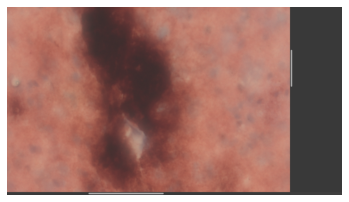
#> input picture 0_Training20xgraft.tif.png, 349 x 202 px
$ python -i Threshold_Colocalise.py   (imports and definitions only)   (older library calls are emulated)
#> lines starting #> are read from the running program, lines starting #| are printed output that depends on the picture; after the words box and inside, x2 and y2 are one past the last pixel; in counts of white or black regions, pixels touching at a corner belong together
#!/usr/bin/env python3
# -*- coding: utf-8 -*-
"""
Created on Sun Oct 24 21:43:28 2021

@author: atte
"""
import cv2
import numpy as np
import matplotlib.pyplot as plt
from PIL import Image, ImageEnhance
from skimage.filters import threshold_otsu
from PIL import Image, ImageFilter
from skimage import measure, filters
import scandir
from skimage.feature import peak_local_max
from skimage.morphology import watershed
from scipy import ndimage as ndi
import os
from skimage.segmentation import watershed
from skimage.feature import peak_local_max

import sys

# Load image, grayscale, Otsu's threshold
h_path = '/home/atte/Documents/PD_images/batch6/DAB15/DAB_15s_hunu_segm.png'
h_path = '/home/atte/Documents/PD_images/batch6/10ep_Alldat_kaggleDice_S_DAB_Hunu_15sec_512.png'
h_path = '/home/atte/Documents/PD_images/batch6/DAB15/u2_5ep_bs128_dice_DAB_15sec_512.png'
h_path ='/home/atte/Desktop/quick/U2_ep3_Alldat_bs128_dice_DAB_15sec_s736.png'
# h_path = '/home/inf-54-2020/experimental_cop/All_imgs_segm/u2_5ep_bs128_dice_DAB_15sec_512.png'
c_path = '/home/atte/Documents/PD_images/batch6/DAB15/DAB_15sec_col1a1.png'
c_path = '/home/atte/Desktop/quick/col1a1_DAB15sec.png'
outp = '/home/atte/Documents/PD_images/batch6/'

#for the images segmented with script U2.py need to invert colours
from skimage.morphology import disk
from scipy.ndimage.filters import gaussian_filter
from skimage import util
import cv2
import numpy as np
import PIL
import os
import re
from watershed_hunu import *
from PIL import Image, ImageFilter
from skimage.filters import threshold_otsu, rank
import scandir
#go over the deconvolved folder, find folders that have Segmented in their names, enter the folder
#and apply hunu_ch_import_TH on it. Find the corresponding col1a1 image , threshold

def hunu_ch_import_TH(im_path, radius, sigma):
    img = cv2.imread(im_path,0)
    selem = disk(radius)
    im_blur = gaussian_filter(img, sigma=sigma)

    print(im_blur.shape)
    local_otsu = rank.otsu(im_blur, selem)
    binary = im_blur >= local_otsu

    print(binary.dtype)
    binary = binary.astype(np.uint8)


    return binary
#cv2.imwrite('/home/atte/Documents/PD_images/batch6/t.png', threshInv)

def col1a1_ch_import_TH(im_path):
#> called with im_path = '../0_Training20xgraft.tif.png'
    kernel = np.ones((5,5),np.uint8)

#image = cv2.imread(imagepath)
    im_gray = cv2.imread(im_path, cv2.IMREAD_GRAYSCALE)
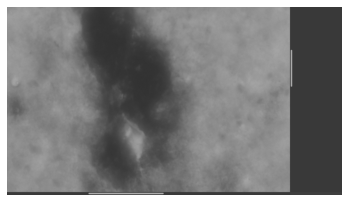
#> im_gray: shape (202, 349); min 49, max 255, mean 125.2
    thresh = threshold_otsu(im_gray)
#> thresh = 170

    #add extra on top of otsu's thresholded value as otsu at times includes background noise
    thresh = thresh - 20
#> thresh = 150
    #gray = cv2.cvtColor(image, cv2.COLOR_BGR2GRAY)
    #blurred = cv2.GaussianBlur(im_gray, (7, 7), 0)
    im_gray = Image.fromarray(im_gray)
    im_blur = im_gray.filter(ImageFilter.GaussianBlur(20))
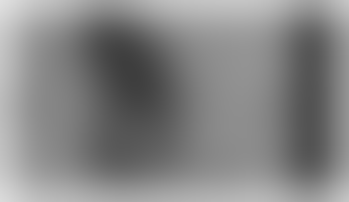
#> im_blur: PIL image 349x202 L; min 62, max 224, mean 132.5
    im_blur = np.asarray(im_blur)

    (T, threshInv) = cv2.threshold(im_blur, thresh, 255,
    	cv2.THRESH_BINARY_INV)
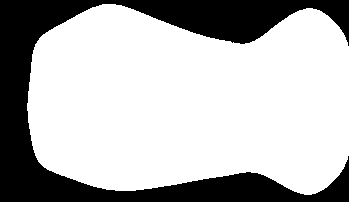
#> threshInv: shape (202, 349); 71.6% white; 1 black region, box (x1, y1, x2, y2) and area: (0, 0, 349, 202) 20039
#> T = 150
    threshInv = cv2.dilate(threshInv,kernel,iterations = 1)
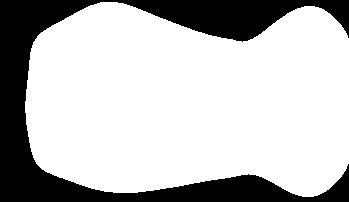
#> threshInv: shape (202, 349); 74.5% white; 1 black region, box (x1, y1, x2, y2) and area: (0, 0, 349, 202) 17986
    # np.invert(threshInv)

    return threshInv
#cv2.imwrite('/home/atte/Documents/PD_images/batch6/dab_binary_col1a1.png', threshInv)
def colocalise(hunu_im, col1a1_im):
    hunu_im = cv2.imread(hunu_im,0)
    col1a1_im = cv2.imread(col1a1_im,0)
    print(col1a1_im.shape)
    # cv2.imwrite('/home/atte/Documents/PD_images/batch6/col1a1.png', col1a1_im)
    cnts, _ = cv2.findContours(col1a1_im, cv2.RETR_EXTERNAL, cv2.CHAIN_APPROX_SIMPLE) #get the contours of the col1a1
    #_ , contours, _ = cv2.findContours(threshInv,2,1)
    contours = sorted(cnts, key=cv2.contourArea)            #get the largest contour

    out_mask = np.zeros_like(hunu_im)

    #use this when applying mask to the image of nuclei
    cv2.drawContours(out_mask, cnts, -1, 255, cv2.FILLED, 1)


    out=hunu_im.copy()
    out[out_mask == 0] = 255 #makes nuclei white on the black background
    # cv2.imwrite(outp + 'Blur_Coloc_' + filename_h, out)
    return(out)
    print('colocalised image created!')

# [8 lines of commented-out code are left out]
main_dir = './deconv'
main_dir = '/home/atte/Desktop/Testing_coloc/hunu_th'


# create the colocalisation when you colocalise the images since prior to colocalisation you need
# to find the matching files. create the directory within this same match condition
# create a colocalised folder under each animal id
# [11 lines not run here, left out]

#get all images in a list
segm_dirs = []
all_ims_paths = []
# [46 lines not run here, left out]


ids= []
segm_TH_dirs = []
all_ims_paths = []
# [2 lines not run here, left out]
#get all images that match the pattern
# matches_list = []

file_pairs = {} #key: hunu_ws_th file, value: col1a1_th
# [11 lines not run here, left out]
HunuWSTH_Col1a1_TH = [None, None] #save the matching files into the list

# [10 lines not run here, left out]


>>> result = col1a1_ch_import_TH('../0_Training20xgraft.tif.png')

$ run again, on 4_Training20xgraft.tif.png
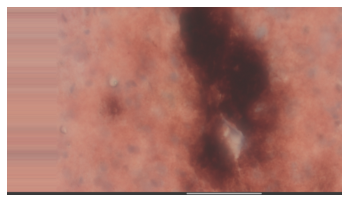
#> input picture 4_Training20xgraft.tif.png, 349 x 202 px
#> in col1a1_ch_import_TH, `im_gray = cv2.imread(im_path, cv2.IMREAD_GRAYSCALE)`:
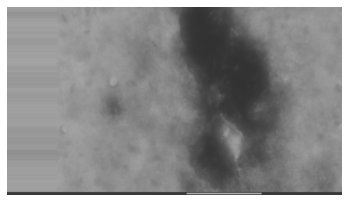
#> im_gray: shape (202, 349); min 49, max 255, mean 139
#> in col1a1_ch_import_TH, `thresh = threshold_otsu(im_gray)`: thresh = 170
#> in col1a1_ch_import_TH, `thresh = thresh - 20`: thresh = 150
#> in col1a1_ch_import_TH, `threshInv = cv2.dilate(threshInv,kernel,iterations = 1)`:
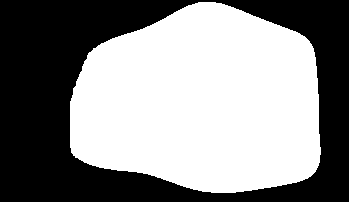
#> threshInv: shape (202, 349); 54.2% white; 1 black region, box (x1, y1, x2, y2) and area: (0, 0, 349, 202) 32273
